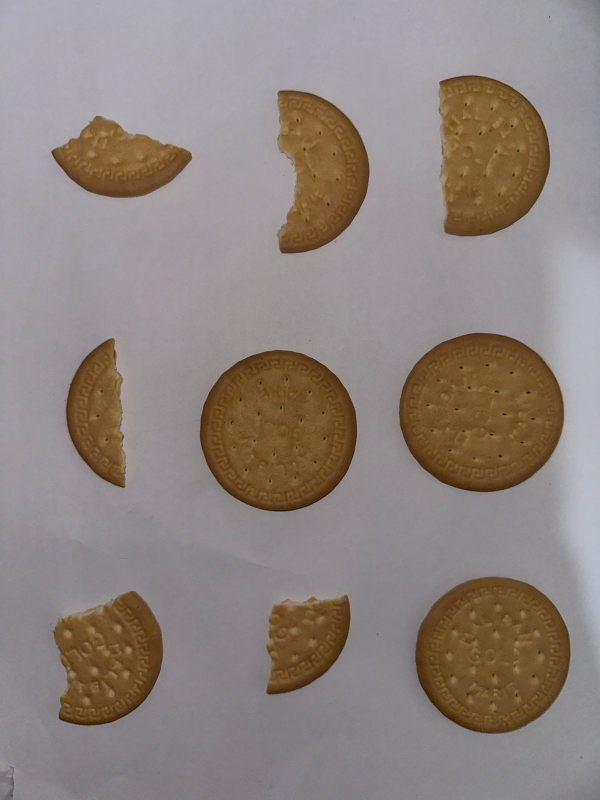
#> input picture input_images/image1.jpeg, 1200 x 1600 px (shown at 1/2 size); its folder holds only this picture in this run
$ jupyter execute EE4216_Biscuit_Detection.ipynb
#> lines starting #> are read from the running program, lines starting #| are printed output that depends on the picture; after the words box and inside, x2 and y2 are one past the last pixel; in counts of white or black regions, pixels touching at a corner belong together
[cell 1]
import os

print("Current path:", os.getcwd())
print("Files:", os.listdir())

[cell 2]
import os

input_folder = "input_images"
print(os.listdir(input_folder))

[cell 3]
import cv2
import matplotlib.pyplot as plt

img = cv2.imread("input_images/test.jpeg")

if img is None:
    print("❌ Image not found")
else:
    img_rgb = cv2.cvtColor(img, cv2.COLOR_BGR2RGB)
    plt.imshow(img_rgb)
    plt.axis("off")

[cell 4]
import os
print(os.getcwd())

[cell 5]
import os
print(os.listdir("input_images"))

[cell 6]
import os
import cv2

input_folder = "input_images"

files = os.listdir(input_folder)
print("Files found:", files)

for file in files:
    if file.lower().endswith((".jpg", ".jpeg", ".png")):
        path = os.path.join(input_folder, file)
        print("Trying:", path)

        img = cv2.imread(path)
#> img is the input picture: shape (1600, 1200, 3); mean B, G, R 126.1, 131.3, 142.4

        if img is None:
            print("❌ Failed to load:", file)
        else:
            print("✅ Successfully loaded:", file)

[cell 7]
import cv2
import numpy as np
import os

# ==============================
# PATH SETUP
# ==============================
input_folder = "input_images"
output_folder = "output_images"

os.makedirs(output_folder, exist_ok=True)

image_files = [
    f for f in os.listdir(input_folder)
    if f.lower().endswith((".jpg", ".jpeg", ".png"))
]

print("Found images:", image_files)

# ==============================
# PROCESS IMAGES
# ==============================
for file_name in image_files:

    image_path = os.path.join(input_folder, file_name)
    image = cv2.imread(image_path)

    if image is None:
        continue

    output = image.copy()
    img_area = image.shape[0] * image.shape[1]

    # ==============================
    # SEGMENTATION (simple & stable)
    # ==============================
    hsv = cv2.cvtColor(image, cv2.COLOR_BGR2HSV)
#> hsv: shape (1600, 1200, 3); mean H, S, V 107.3, 47.7, 144

    lower = np.array([10, 40, 40])
    upper = np.array([35, 255, 255])

    mask = cv2.inRange(hsv, lower, upper)
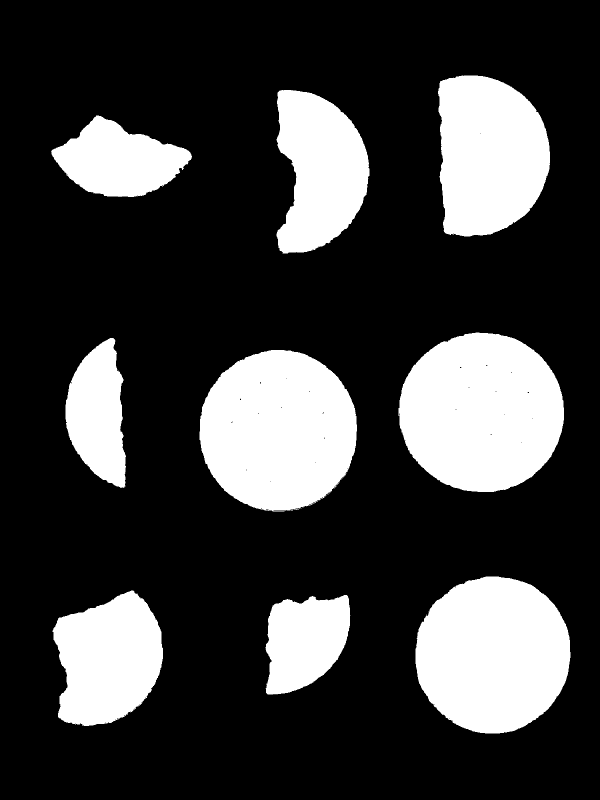
#> mask: shape (1600, 1200) (shown at 1/2 size); 24.2% white; 13 white regions (4 under 20 px), largest, box (x1, y1, x2, y2) and area: (797, 665, 1128, 984) 82786, (399, 700, 714, 1023) 79890, (831, 1153, 1141, 1467) 76525

    kernel = np.ones((5, 5), np.uint8)
    mask = cv2.morphologyEx(mask, cv2.MORPH_CLOSE, kernel, iterations=2)
#> mask: shape (1600, 1200); 24.2% white; 9 white regions

    # ==============================
    # REMOVE BACKGROUND
    # ==============================
    contours, _ = cv2.findContours(mask, cv2.RETR_EXTERNAL, cv2.CHAIN_APPROX_SIMPLE)
#> contours = 9 contours; largest, box (x1, y1, x2, y2) and area: (797, 665, 1128, 984) 82356, (399, 700, 714, 1023) 79640, (831, 1153, 1141, 1467) 76098, (876, 151, 1100, 473) 58132, (105, 1181, 326, 1452) 43641

    clean_mask = np.zeros_like(mask)

    for cnt in contours:
        area = cv2.contourArea(cnt)

        if 2000 < area < img_area * 0.15:
            cv2.drawContours(clean_mask, [cnt], -1, 255, -1)
#> this loop made 9 passes
#> area on passes 1 to 8: 25190.5, 43641, 76098.5, 79640, 24799, 82355.5, 27708, 43427.5

    mask = clean_mask

    # ==============================
    # FINAL CONTOURS
    # ==============================
    contours, _ = cv2.findContours(mask, cv2.RETR_EXTERNAL, cv2.CHAIN_APPROX_SIMPLE)

    intact = 0
    broken = 0

    for cnt in contours:

        area = cv2.contourArea(cnt)
        if area < 2000:
            continue

        perimeter = cv2.arcLength(cnt, True)
        if perimeter == 0:
            continue

        # ==============================
        # CONVEXITY DEFECTS (MAIN LOGIC)
        # ==============================
        hull = cv2.convexHull(cnt, returnPoints=False)

        defect_count = 0

        if hull is not None and len(hull) > 3:
            defects = cv2.convexityDefects(cnt, hull)

            if defects is not None:
                for i in range(defects.shape[0]):
                    s, e, f, d = defects[i][0]

                    # depth of defect (IMPORTANT)
                    if d > 2000:   # threshold tuned for biscuits
                        defect_count += 1

        # ==============================
        # SHAPE FEATURES (backup)
        # ==============================
        circularity = 4 * np.pi * area / (perimeter * perimeter)

        rect = cv2.minAreaRect(cnt)
        width, height = rect[1]

        if width == 0 or height == 0:
            continue

        aspect_ratio = max(width, height) / min(width, height)

        # ==============================
        # FINAL CLASSIFICATION
        # ==============================

        # 🔴 Broken: has concave defects
        if defect_count >= 1:
            label = "Broken Biscuit"
            color = (0, 0, 255)
            broken += 1

        # 🟢 Intact circular
        elif circularity > 0.80:
            label = "Intact Biscuit"
            color = (0, 255, 0)
            intact += 1

        # 🟢 Intact square
        elif aspect_ratio < 1.35:
            label = "Intact Biscuit"
            color = (0, 255, 0)
            intact += 1

        else:
            label = "Broken Biscuit"
            color = (0, 0, 255)
            broken += 1

        # ==============================
        # DRAW
        # ==============================
        box = cv2.boxPoints(rect)
        box = np.int32(box)

        x, y, w, h = cv2.boundingRect(cnt)

        cv2.drawContours(output, [cnt], -1, color, 2)
        cv2.drawContours(output, [box], 0, color, 2)

        cv2.putText(output, label, (x, y - 10),
                    cv2.FONT_HERSHEY_SIMPLEX, 0.6, color, 2)
#> this loop made 9 passes
#> (area, perimeter, circularity, rect, width, height, aspect_ratio, label) on passes 1 to 4: (25190.5, 683.1, 0.678, ((615.5, 1289), (198, 169), -90), 198, 169, 1.17, 'Broken Biscuit'), (43641, 876.2, 0.714, ((217.4, 1316.1), (217.4, 263.9), -3.7), 217.4, 263.9, 1.21, 'Broken Biscuit'), (76098.5, 1054.4, 0.86, ((985.5, 1309.5), (313, 309), -90), 313, 309, 1.01, 'Intact Biscuit'), (79640, 1077.5, 0.862, ((556, 861), (322, 314), -90), 322, 314, 1.03, 'Intact Biscuit')
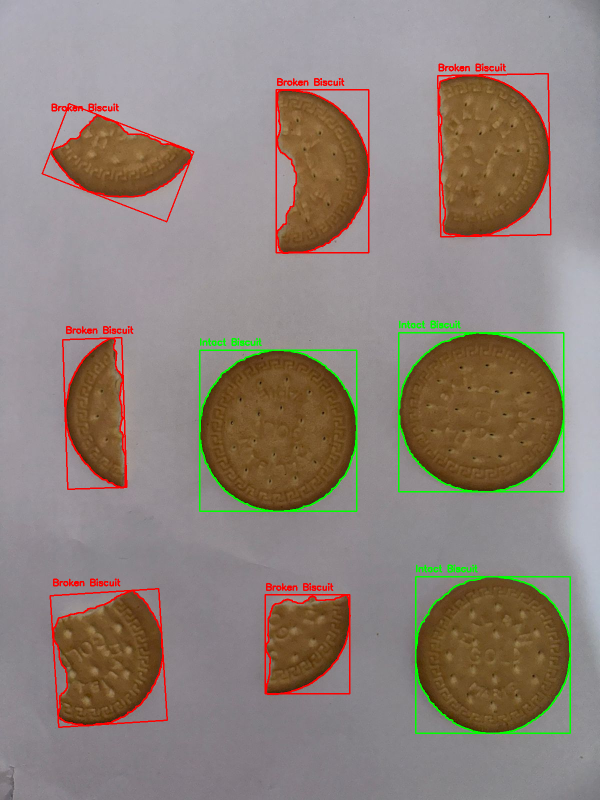
#> output: shape (1600, 1200, 3) (shown at 1/2 size); 3.08% of pixels changed, all inside (x1, y1, x2, y2) = (83, 127, 1142, 1468)
#> after the loop, broken = 6; intact = 3

    # ==============================
    # DISPLAY COUNT
    # ==============================
    cv2.putText(output, f"Intact: {intact}", (20, 30),
                cv2.FONT_HERSHEY_SIMPLEX, 0.8, (0, 255, 0), 2)
#> output: shape (1600, 1200, 3); 0.03% of pixels changed, all inside (x1, y1, x2, y2) = (22, 12, 127, 32)

    cv2.putText(output, f"Broken: {broken}", (20, 65),
                cv2.FONT_HERSHEY_SIMPLEX, 0.8, (0, 0, 255), 2)
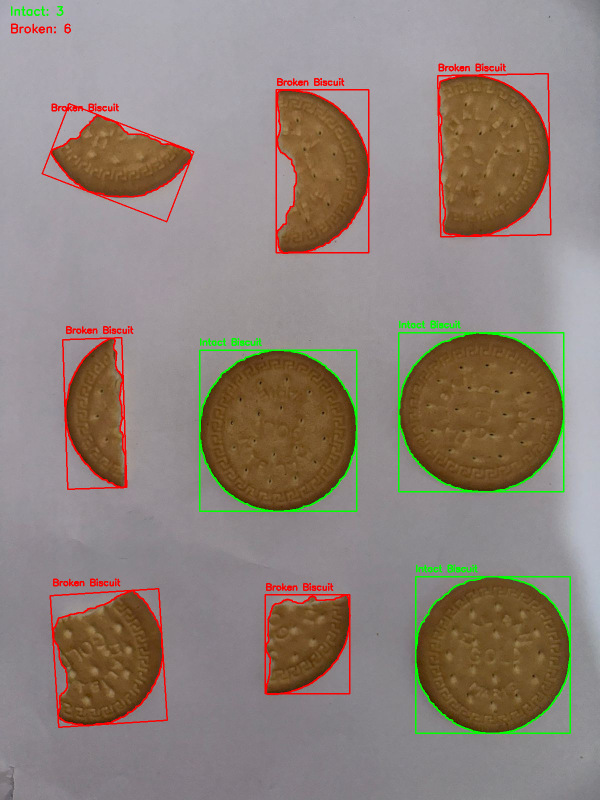
#> output: shape (1600, 1200, 3) (shown at 1/2 size); mean B, G, R 122.2, 130.4, 143

    # ==============================
    # SAVE
    # ==============================
    save_path = os.path.join(output_folder, "result_" + file_name)
    cv2.imwrite(save_path, output)

    print(f"{file_name} -> Intact: {intact}, Broken: {broken}")
#| image1.jpeg -> Intact: 3, Broken: 6

print("Done! Check output_images folder.")

$ run again, on input_images/image14.jpeg
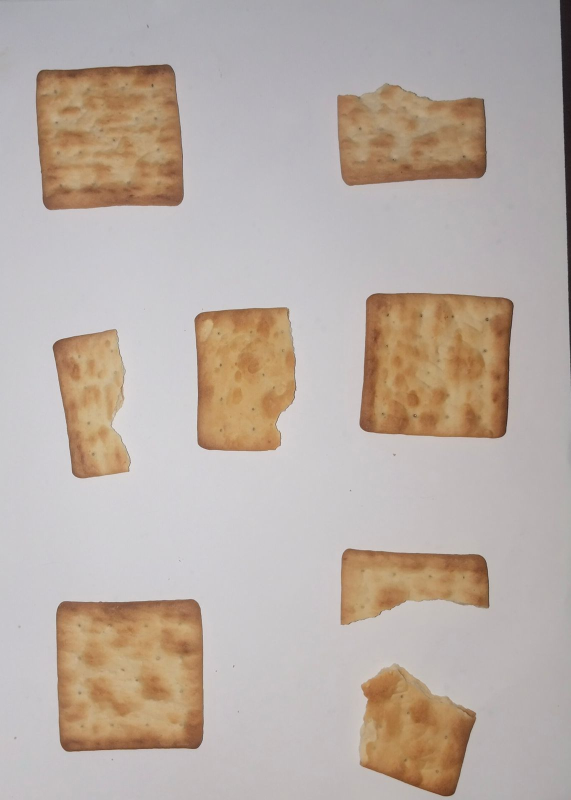
#> input picture input_images/image14.jpeg, 1142 x 1600 px (shown at 1/2 size)
#> img is the input picture: shape (1600, 1142, 3); mean B, G, R 165.2, 173.6, 185.8
#> hsv: shape (1600, 1142, 3); mean H, S, V 85.2, 35, 186.9
#> `mask = cv2.morphologyEx(mask, cv2.MORPH_CLOSE, kernel, iterations=2)`:
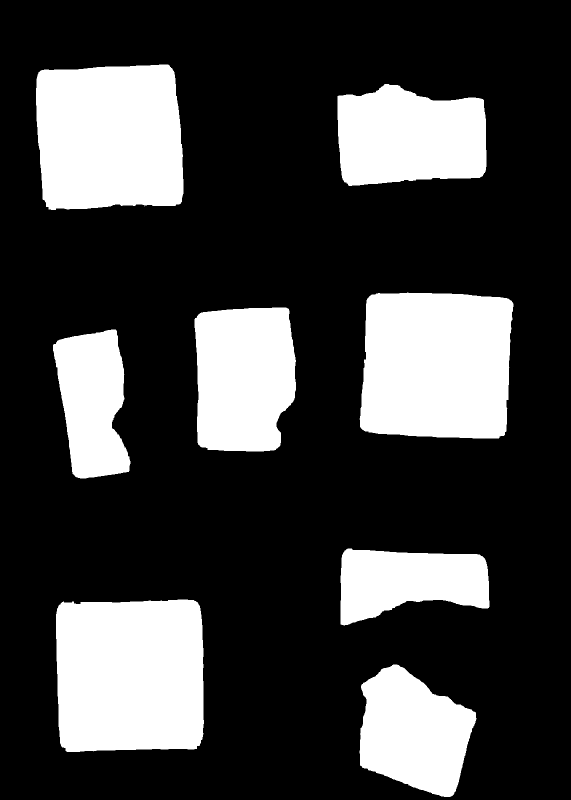
#> mask: shape (1600, 1142) (shown at 1/2 size); 25.1% white; 8 white regions
#> contours = 8 contours; box (x1, y1, x2, y2) and area: (112, 1199, 408, 1504) 85490, (719, 585, 1028, 877) 81946, (72, 129, 368, 420) 78162, (389, 615, 592, 903) 51566, (675, 168, 973, 372) 50045, (719, 1329, 953, 1594) 42236, (106, 659, 261, 957) 32986, (681, 1097, 979, 1251) 32620
#> the loop `for cnt in contours:` made 8 passes
#> area on passes 1 to 8: 42236, 85490.5, 32619.5, 32985.5, 51566.5, 81946.5, 50045, 78162
#> the loop `for cnt in contours: ` made 8 passes
#> (area, perimeter, circularity, rect, width, height, aspect_ratio, label) on passes 1 to 4: (42236, 868, 0.704, ((823.3, 1456), (221.5, 246.8), -71.11), 221.5, 246.8, 1.11, 'Broken Biscuit'), (85490.5, 1179, 0.773, ((260.1, 1350.9), (293.6, 300.5), -1), 293.6, 300.5, 1.02, 'Intact Biscuit'), (32619.5, 875, 0.535, ((829.5, 1173.5), (153, 297), -90), 153, 297, 1.94, 'Broken Biscuit'), (32985.5, 861.7, 0.558, ((190.6, 808.9), (133.7, 286.7), -8.92), 133.7, 286.7, 2.14, 'Broken Biscuit')
#> after the loop `for cnt in contours:`: broken = 5; intact = 3
#> `cv2.putText(output, f"Broken: {broken}", (20, 65), cv2.FONT_HERSHEY_SI..`:
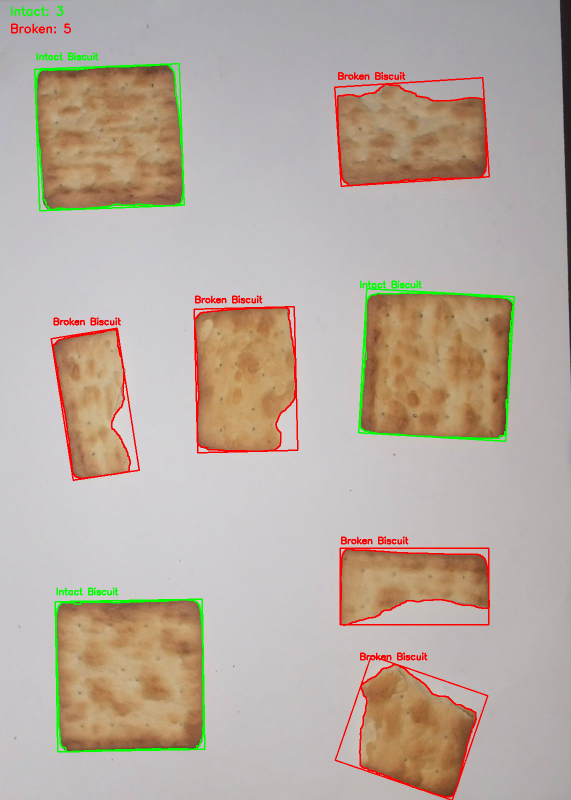
#> output: shape (1600, 1142, 3) (shown at 1/2 size); mean B, G, R 160.7, 171.9, 185.1
#| image14.jpeg -> Intact: 3, Broken: 5

$ run again, on input_images/image15.jpeg
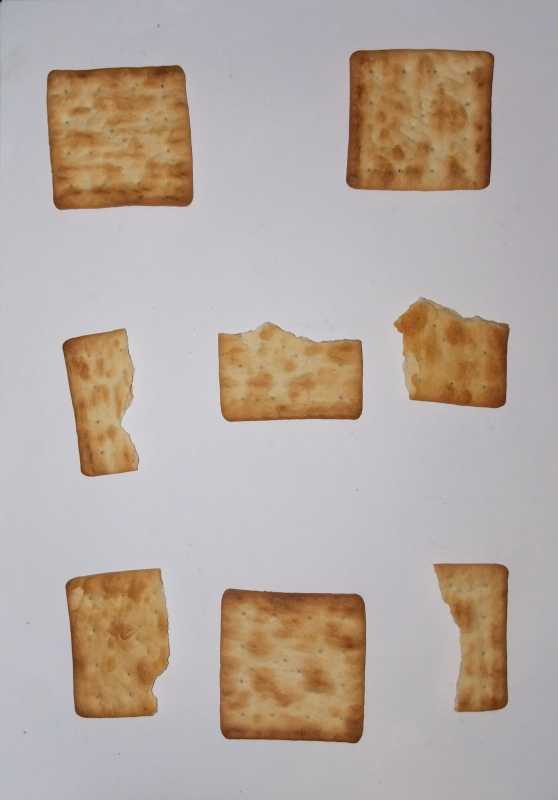
#> input picture input_images/image15.jpeg, 1116 x 1600 px (shown at 1/2 size)
#> img is the input picture: shape (1600, 1116, 3); mean B, G, R 161, 169.3, 181.5
#> hsv: shape (1600, 1116, 3); mean H, S, V 100.4, 41.7, 184.1
#> `mask = cv2.inRange(hsv, lower, upper)`:
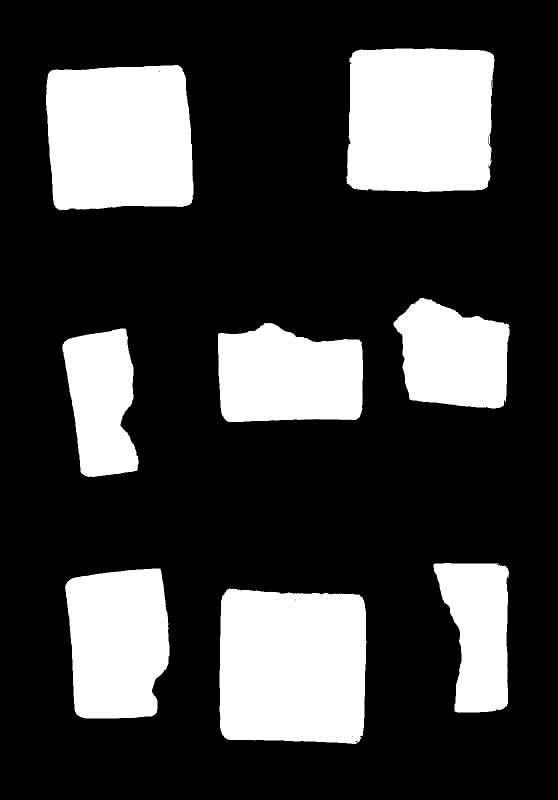
#> mask: shape (1600, 1116) (shown at 1/2 size); 25.3% white; 10 white regions (2 under 20 px), largest, box (x1, y1, x2, y2) and area: (439, 1177, 733, 1488) 85886, (693, 96, 989, 384) 80078, (92, 130, 387, 421) 78658
#> contours = 8 contours; box (x1, y1, x2, y2) and area: (439, 1177, 733, 1488) 85415, (693, 96, 989, 384) 79632, (92, 130, 387, 421) 78162, (130, 1137, 339, 1437) 53286, (436, 646, 726, 844) 48496, (787, 596, 1020, 817) 38576, (124, 657, 278, 954) 32920, (867, 1126, 1018, 1425) 32363
#> the loop `for cnt in contours:` made 8 passes
#> area on passes 1 to 8: 85415, 53286, 32363, 32920, 48496, 38575.5, 78162, 79631.5
#> the loop `for cnt in contours: ` made 8 passes
#> (area, perimeter, circularity, rect, width, height, aspect_ratio, label) on passes 1 to 4: (85415, 1168.6, 0.786, ((584.5, 1332), (302.1, 293.5), -88.13), 302.1, 293.5, 1.03, 'Intact Biscuit'), (53286, 956.7, 0.732, ((239.1, 1289.4), (200, 295.1), -4.46), 200, 295.1, 1.48, 'Broken Biscuit'), (32363, 873.6, 0.533, ((942, 1275), (298, 150), -90), 298, 150, 1.99, 'Broken Biscuit'), (32920, 853.2, 0.568, ((208.7, 806.5), (134.7, 286.5), -8.49), 134.7, 286.5, 2.13, 'Broken Biscuit')
#> after the loop `for cnt in contours:`: broken = 5; intact = 3
#> `cv2.putText(output, f"Broken: {broken}", (20, 65), cv2.FONT_HERSHEY_SI..`:
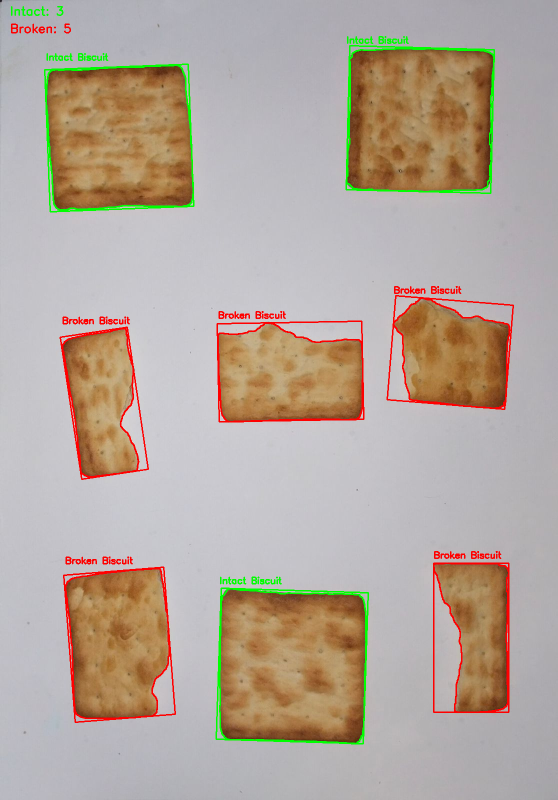
#> output: shape (1600, 1116, 3) (shown at 1/2 size); mean B, G, R 156.5, 167.7, 180.8
#| image15.jpeg -> Intact: 3, Broken: 5
